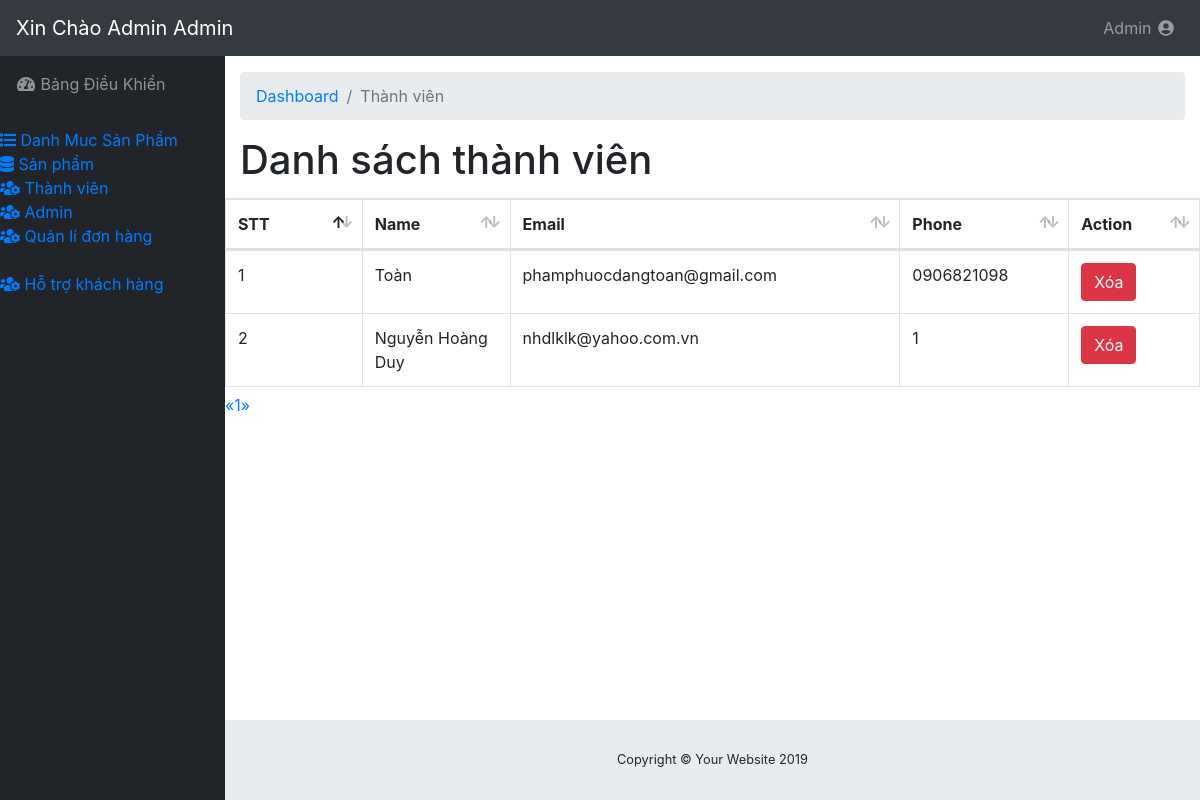
/admin/modules/user/index.php (signed in), run on the app's committed database.
### tables this page shows
CREATE TABLE IF NOT EXISTS `users` (
`id` int(11) NOT NULL,
  `name` varchar(100) DEFAULT NULL,
  `email` varchar(100) DEFAULT NULL,
  `phone` char(15) DEFAULT NULL,
  `address` varchar(100) DEFAULT NULL,
  `password` varchar(50) DEFAULT NULL,
  `avatar` varchar(100) DEFAULT NULL,
  `status` tinyint(4) DEFAULT '1',
  `token` varchar(50) DEFAULT NULL,
  `created_at` timestamp NULL DEFAULT NULL,
  `update_at` timestamp NULL DEFAULT NULL ON UPDATE CURRENT_TIMESTAMP
);

### libraries/Database.php (called while the page is built, shortened)
<?php
    class Database
    {
        public $link;
        public function __construct()
        {
            $this ->link = mysqli_connect("localhost","123","123","shopgiay") or die ();
            mysqli_set_charset($this ->link,"utf8");
        }
        public function countTable($table)
        {
            $sql = "SELECT id FROM  {$table}";
            $result = mysqli_query($this->link, $sql) or die("Lỗi Truy Vấn countTable----" .mysqli_error($this->link));
            $num = mysqli_num_rows($result);
            return $num;
        }
         public  function fetchJone($table,$sql ,$page = 0,$row ,$pagi = false )
        {
            $data = [];
            if ($pagi == true )
            {
                $total = $this->countTable($table);
                $sotrang = ceil($total / $row);
                $start = ($page - 1 ) * $row ;
                $sql .= " LIMIT $start,$row";
                $data = [ "page" => $sotrang];
                $result = mysqli_query($this->link,$sql) or die("Lỗi truy vấn fetchJone ---- " .mysqli_error($this->link));
            }
            else
            {
                $result = mysqli_query($this->link,$sql) or die("Lỗi truy vấn fetchJone ---- " .mysqli_error($this->link));
            }
            if( $result)
            {
                while ($num = mysqli_fetch_assoc($result))
                {
                    $data[] = $num;
                }
            }
            return $data;
        }
    }
?>

### admin/autoload/autoload.php (called while the page is built, shortened)
<?php
require_once("/../../libraries/Database.php");
$db = new Database ;
?>

### admin/modules/user/index.php (the view, shortened to what this page needs)
<?php
require_once("/../../autoload/autoload.php");
if(isset($_GET['page']))
{
  $p=$_GET['page'];
}
else
{
  $p=1;
}
$sql = "SELECT users.* From users ORDER By ID DESC ";
        $admin=$db->fetchJone('users',$sql,$p,5,true);
        if(isset($admin['page']))
        {
          $sotrang=$admin['page'];
          unset($admin['page']);
        }
?>
<?php require_once ("/../../layouts/header.php") ?>
 <div id="content-wrapper">
      <div class="container-fluid">
        <ol class="breadcrumb">
          <li class="breadcrumb-item">
            <a href="index.php">Dashboard</a>
          </li>
          <li class="breadcrumb-item active">Thành viên</li>
        </ol>
        <h1>Danh sách thành viên</h1>
      </div>
    <div class="row">
        <div class="col-md-12">
              <div class="table-responsive">
    <div id="dataTable_wrapper" class="dataTables_wrapper dt-bootstrap4">
        <div class="row">
            <div class="col-sm-12">
                <table class="table table-bordered dataTable" id="dataTable" width="100%" cellspacing="0" role="grid" aria-describedby="dataTable_info" style="width: 100%;">
                    <thead>
                        <tr role="row">
                            <th class="sorting_asc" tabindex="0" aria-controls="dataTable" rowspan="1" colspan="1" aria-sort="ascending" aria-label="Name: activate to sort column descending" style="width: 55px;">STT</th>
                            <th class="sorting" tabindex="0" aria-controls="dataTable" rowspan="1" colspan="1" aria-label="Position: activate to sort column ascending" style="width: 63px;">Name</th>
                            <th class="sorting" tabindex="0" aria-controls="dataTable" rowspan="1" colspan="1" aria-label="Position: activate to sort column ascending" style="width: 63px;">Email</th>
                            <th class="sorting" tabindex="0" aria-controls="dataTable" rowspan="1" colspan="1" aria-label="Position: activate to sort column ascending" style="width: 63px;">Phone</th>
                            <th class="sorting" tabindex="0" aria-controls="dataTable" rowspan="1" colspan="1" aria-label="Age: activate to sort column ascending" style="width: 31px;">Action</th>
                        </tr>
                    </thead>
                    <tbody>
                        <?php $stt = 1; foreach ($admin as $item): ?>
                        <tr>
                          <td> <?php echo $stt ?></td>
                          <td> <?php echo $item['name'] ?></td>
                          <td> <?php echo $item['email'] ?></td>
                           <td> <?php echo $item['phone'] ?></td>
                           <td>
                             <a class="btn btn-xs btn-danger" href="delete.php?id=<?php echo $item['id'] ?>"> Xóa </a>
                           </td>
                        </tr>
                      <?php  $stt ++; endforeach ?>
                    </tbody>
                </table>
                <div class="pull-right">
                  <nav aria-label="Page navigation" class="clearfix">
    <ul class="pagination">
            <a href="#" aria-label="Previous">
            <span aria-hidden="true">&laquo;</span>
            </a>
       <?php for($i =1 ; $i <= $sotrang;$i++) : ?>
        <?php
            if(isset($_GET['page']))
            {
              $p=$_GET['page'];
            }
            else
            {
              $p=1;
            }
         ?>
         <li class="<?php echo ($i==$p) ? 'active' : '' ?>" >
          <a class= ""href="?page=<?php echo $i ;?>"><?php echo $i; ?></a>
        </li>
      <?php endfor; ?>
            <a href="#" aria-label="Next">
            <span aria-hidden="true">&raquo;</span>
            </a>
    </ul>
</nav>
                </div>
            </div>
        </div>
        </div>
    </div>
        </div>
    </div>
</div>
     <?php require_once ("/../../layouts/footer.php") ?>

### data on the page
users: name "Toàn", email "phamphuocdangtoan@gmail.com", phone "0906821098"
users: name "Nguyễn Hoàng Duy", email "nhdlklk@yahoo.com.vn", phone "1"

### other printed values
$_SESSION['admin_name'] "Admin"
